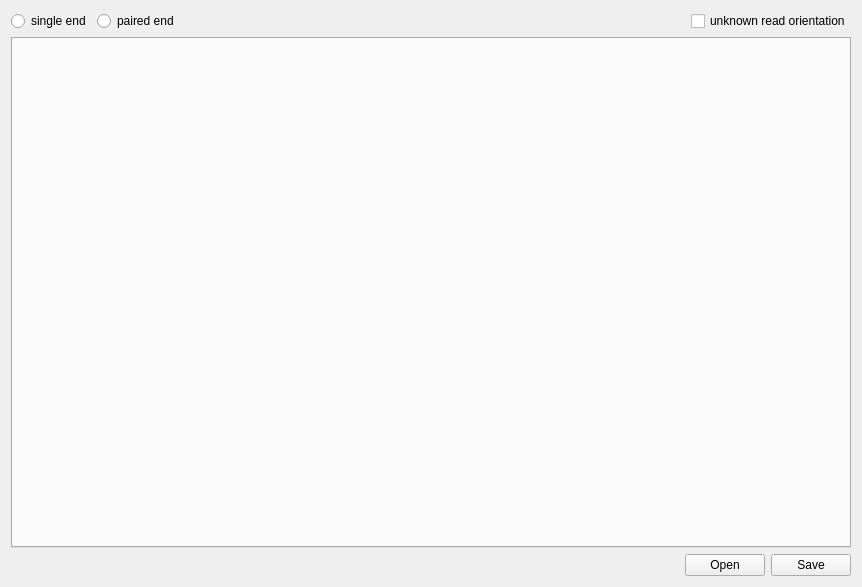
<?xml version="1.0" encoding="UTF-8"?>
<ui version="4.0">
 <class>MainWindow</class>
 <widget class="QWidget" name="MainWindow">
  <property name="geometry">
   <rect>
    <x>0</x>
    <y>0</y>
    <width>862</width>
    <height>587</height>
   </rect>
  </property>
  <layout class="QVBoxLayout" name="verticalLayout">
   <item>
    <layout class="QHBoxLayout" name="horizontalLayout">
     <item>
      <widget class="QRadioButton" name="singleEndBtn">
       <property name="text">
        <string>single end</string>
       </property>
       <attribute name="buttonGroup">
        <string notr="true">sequencingModeBtnGrp</string>
       </attribute>
      </widget>
     </item>
     <item>
      <widget class="QRadioButton" name="pairedEndBtn">
       <property name="text">
        <string>paired end</string>
       </property>
       <attribute name="buttonGroup">
        <string notr="true">sequencingModeBtnGrp</string>
       </attribute>
      </widget>
     </item>
     <item>
      <spacer name="horizontalSpacer_2">
       <property name="orientation">
        <enum>Qt::Horizontal</enum>
       </property>
       <property name="sizeHint" stdset="0">
        <size>
         <width>40</width>
         <height>20</height>
        </size>
       </property>
      </spacer>
     </item>
     <item>
      <widget class="QCheckBox" name="unknownReadOrientationChkBx">
       <property name="text">
        <string>unknown read orientation</string>
       </property>
      </widget>
     </item>
    </layout>
   </item>
   <item>
    <widget class="QTabWidget" name="readsTabWdgt">
     <property name="currentIndex">
      <number>-1</number>
     </property>
     <property name="tabBarAutoHide">
      <bool>true</bool>
     </property>
    </widget>
   </item>
   <item>
    <layout class="QHBoxLayout" name="horizontalLayout_2">
     <item>
      <spacer name="horizontalSpacer">
       <property name="orientation">
        <enum>Qt::Horizontal</enum>
       </property>
       <property name="sizeHint" stdset="0">
        <size>
         <width>40</width>
         <height>20</height>
        </size>
       </property>
      </spacer>
     </item>
     <item>
      <widget class="QPushButton" name="openBtn">
       <property name="text">
        <string>Open</string>
       </property>
      </widget>
     </item>
     <item>
      <widget class="QPushButton" name="saveBtn">
       <property name="text">
        <string>Save</string>
       </property>
      </widget>
     </item>
    </layout>
   </item>
  </layout>
 </widget>
 <resources/>
 <connections/>
 <buttongroups>
  <buttongroup name="sequencingModeBtnGrp"/>
 </buttongroups>
</ui>
